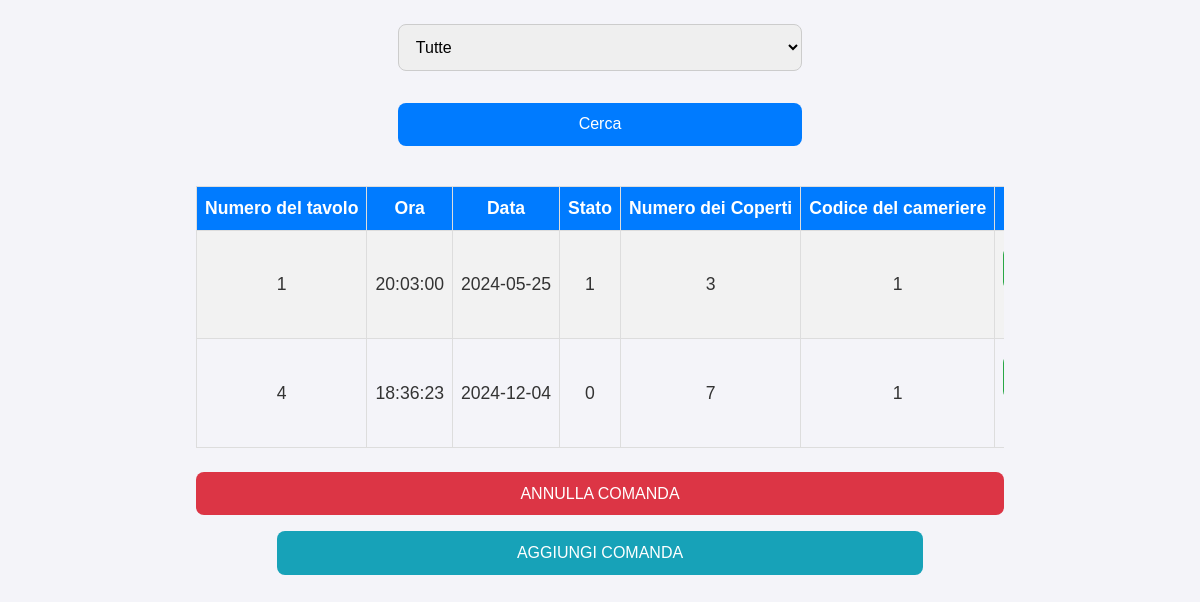
The page /comande.php?id=1 on the database its author committed.
### tables this page shows
CREATE TABLE `comanda` (
  `ID_Comanda` int(11) NOT NULL,
  `Numero_Tavolo` int(11) NOT NULL,
  `Ora` time NOT NULL,
  `Data` date NOT NULL,
  `Stato` tinyint(1) NOT NULL,
  `Numero_Coperti` int(11) NOT NULL,
  `CODICE_Cameriere` int(11) NOT NULL
);

### comande.php (the view, shortened to what this page needs)
<?php
include "database.php";
?>
<!DOCTYPE html>
<html>
    <head>
        <link rel="stylesheet" href="style.css">
    </head>
    <body>
    <div class = "comande">
        <form action="comande.php" method ="post">
        <select name = "Filtri">
            <option value = ""> Tutte </option>
        </select>
        <input type = "submit" value = "Cerca"> </input>
        </form>
        <?php
        $sql = "SELECT ID_Comanda, Numero_Tavolo, Ora, Data, Stato, Numero_Coperti, CODICE_Cameriere
                FROM comanda
                WHERE true ";
        $result = $conn->query($sql);
        ?>
        <table>
            <tr>
            <th>Numero del tavolo</th>
            <th>Ora</th>
            <th>Data</th>
            <th>Stato</th>
            <th>Numero dei Coperti</th>
            <th>Codice del cameriere</th>
            <th>Maggiori dettagli</th>
            </tr>
            <?php foreach ($result as $row): ?>
            <tr>
                <td><?php echo $row['Numero_Tavolo']; ?></td>
                <td><?php echo $row['Ora']; ?></td>
                <td><?php echo $row['Data']; ?></td>
                <td><?php echo $row['Stato']; ?></td>
                <td><?php echo $row['Numero_Coperti']; ?></td>
                <td><?php echo $row['CODICE_Cameriere']; ?></td>
                <td>
                </td>
            </tr>
            <?php endforeach; ?>
        </table>
        <button id = "annulla_comanda">ANNULLA COMANDA</button>
        <a href = "aggiuntaComandeTipologia.php" class= "action-button">
        <button id = "aggiunta_comanda">AGGIUNGI COMANDA</button>
        </a>
    </div>
    </body>
</html>

### style.css (style rules this page uses)
* { margin: 0; padding: 0; box-sizing: border-box; font-family: Arial, sans-serif; }
body { font-size: 1rem; line-height: 1.5; background-color: #f4f4f9; color: #333; margin: 0; }
.comande { width: 100%; max-width: 100%; padding: 1rem; margin: 0 auto; display: flex; flex-direction: column; align-items: center; }
form select, form input[type="submit"] { font-size: 1rem; padding: 0.8em; margin: 0.5rem 0; border: 1px solid #ccc; border-radius: 0.5rem; width: 100%; }
form input[type="submit"] { background-color: #007bff; color: white; border: none; cursor: pointer; }
form { width: 100%; display: flex; flex-direction: column; align-items: center; gap: 1rem; margin-bottom: 2rem; }
table { width: 100%; border-collapse: collapse; font-size: 0.9rem; overflow-x: auto; display: block; margin-bottom: 1rem; }
table th, table td { border: 1px solid #ddd; padding: 0.5rem; text-align: center; white-space: nowrap; }
table th { background-color: #007bff; color: white; font-weight: bold; }
table tr:nth-child(even) { background-color: #f2f2f2; }
button { padding: 0.8em; font-size: 1rem; border: none; border-radius: 0.5rem; cursor: pointer; width: 100%; margin: 0.5rem 0; }
#annulla_comanda { background-color: #dc3545; color: white; }
#aggiunta_comanda { background-color: #17a2b8; color: white; }
@media (min-width: 1024px) { .comande { max-width: 70%; } }
@media (min-width: 1024px) { table { font-size: 1.1rem; } }
@media (min-width: 1024px) { form { width: 100%; display: flex; justify-content: space-between; margin-bottom: 2rem; } }
@media (min-width: 1024px) { form select, form input[type="submit"] { width: 50%; font-size: 1rem; } }
@media (min-width: 1024px) { #annulla_comanda, #aggiunta_comanda { width: 100%; } }
@media (min-width: 1024px) { a { width: 80%; } }

### rows shown on the page
comanda: Numero_Tavolo "1", Ora "20:03:00", Data "2024-05-25", Stato "1", Numero_Coperti "3", CODICE_Cameriere "1"
comanda: Numero_Tavolo "4", Ora "18:36:23", Data "2024-12-04", Stato "0", Numero_Coperti "7", CODICE_Cameriere "1"
